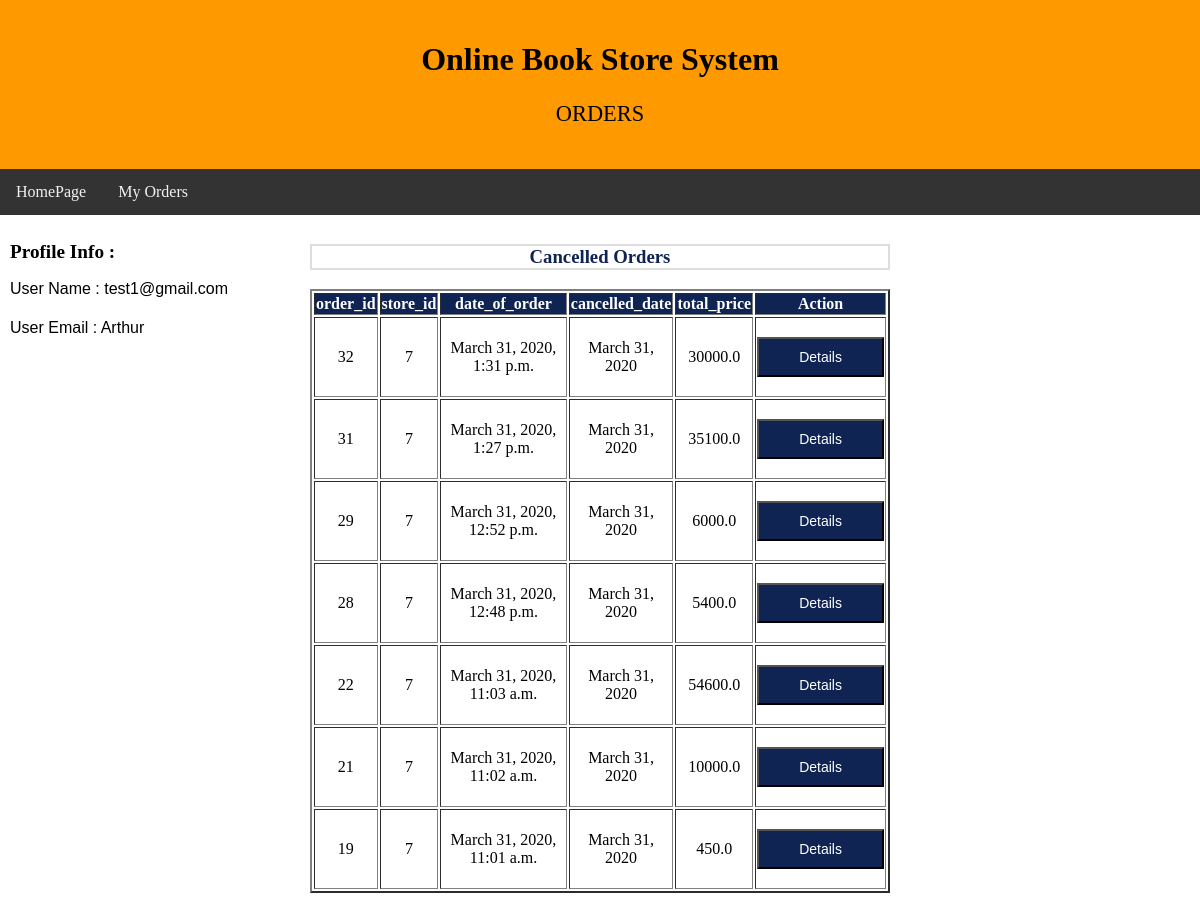
Page /users/userCancelledOrder (signed in) on the committed database.
### newApp/models.py (models this page shows)
class Customer(models.Model):
    user_id         = models.CharField(max_length = 50, primary_key = True)
    email           = models.EmailField()
    password        = models.CharField(max_length = 50)
    first_name      = models.CharField(max_length = 50)
    middle_name     = models.CharField(max_length = 50, null = True)
    last_name       = models.CharField(max_length = 50)
    phone_no        = models.CharField(max_length = 50)
    no_of_addr      = models.IntegerField(default = 1)
    class Meta:
        db_table = "Customer"

class Order(models.Model):
    STATUS_CHOICES  = [('Delivered', 'Delivered'), ('Processing', 'Processing'), ('Cancelled', 'Cancelled')]
    order_id        = models.AutoField(primary_key = True)
    user_id         = models.ForeignKey(Customer, on_delete = models.CASCADE)
    store_id        = models.ForeignKey(Book_store, to_field = 'store_id', db_column = 'store_id', on_delete = models.CASCADE)
    status                  = models.CharField(max_length = 20, choices = STATUS_CHOICES)
    date_of_order           = models.DateTimeField(auto_now_add = True)
    expected_delivery_date  = models.DateField(null = True, blank = True)
    delivered_date          = models.DateField(null = True, blank = True)
    cancelled_date          = models.DateField(null = True, blank = True)
    cancelled_by            = models.CharField(max_length = 20, null = True, blank = True)
    cancellation_remarks    = models.CharField(max_length = 100, null = True, blank = True)
    total_price             = models.FloatField(default = 0.0)
    address_no              = models.IntegerField(default = 0)
    class Meta:
        db_table = "Order"

class Book_store(models.Model):
    store_id        = models.AutoField(primary_key = True)
    store_name      = models.CharField(max_length = 100)
    email           = models.EmailField(unique = True)
    password        = models.CharField(max_length = 50)
    website         = models.CharField(max_length = 50)
    phone_no        = models.CharField(max_length = 10)
    rating          = models.IntegerField(default = 0, null = True)
    address_line1   = models.CharField(max_length = 100)
    address_line2   = models.CharField(max_length = 100)
    city            = models.CharField(max_length = 50)
    district        = models.CharField(max_length = 50)
    state           = models.CharField(max_length = 50)
    zip_code        = models.CharField(max_length = 6)
    class Meta:
        db_table = "Book_store"

### newApp/views.py (the view)
# urls.py: path('users/userCancelledOrder', views.userCancelledOrder, name = 'userCancelledOrder'),
def userCancelledOrder(request):
    if userSessionCheck(request) == True:
        userid = request.session['user_id']
        cursor = connection.cursor()
        query = '''SELECT user_id, first_name, email
                   FROM Customer
                   WHERE user_id=%s'''
        cursor.execute(query, [userid])
        q_result_store = cursor.fetchone()
        user = {}
        username      = q_result_store[2]
        useremail     = q_result_store[1]
        status      = "Cancelled"                                                        #2. Status to be searched
        q_result = Order.objects.filter(user_id = userid, status = status).order_by('-date_of_order')   #3. Selecting all the rows from the Order table with the given store_id and status
        return render(request, 'users/cancelledOrder.html', {'username': username, 'useremail' : useremail,  'q_result' : q_result})
    else:
        messages.error(request, "Not Logged In")
        return redirect('login')

### newApp/views.py (called while the page is built)
def userSessionCheck(request):
    if request.session.has_key('user_id'):
        userid = request.session['user_id']
        cursor = connection.cursor()
        query = '''SELECT *
                   FROM Customer
                   WHERE user_id=%s'''
        cursor.execute(query, [userid])
        q_result = cursor.fetchall()
        userCount = len(q_result)
        if userCount == 1:
            return True
        else:
            return False
    else:
        return False

### newApp/templates/users/cancelledOrder.html (shortened to what this page needs)
<!DOCTYPE html>
<html lang="en">
<head>
</head>
<body>
<div class="header">
  <h1>Online Book Store System</h1>
  <p style="font-family:times new roman;font-size:140%";>ORDERS</p>
</div>
<div class="topnav">
 <a href="/user/profile">HomePage</a>
 <a href="/users/userOrderList">My Orders</a>
</div>
<div class="row">
  <div class="column side">
    <h2 style="font-family:times new roman;font-size:120%";>Profile Info :</h2>
     <p style="font-family:arial;font-size:100%;line-height:1.2";>
     User Name   : {{username}}<br><br>
     User Email  : {{useremail}}<br><br>
    </p>
</div>
  <div class="column middle">
    <h3 style="color:#0f2453;border:2px solid #ddd">Cancelled Orders</h3>
  		{% if q_result %}
            <table border="2" align="center">
                <tr style="background-color: #0f2453">
    						<th style="color: white">order_id</th>
    						<th style="color: white">store_id</th>
                <th style="color: white">date_of_order</th>
                <th style="color: white">cancelled_date</th>
                <th style="color: white">total_price</th>
    						<th style="color: white;margin-right: 1%">Action</th>
                </tr>
                {% for r in q_result %}
                  <tr>
        						<td>{{ r.order_id }}</td>
        						<td>{{ r.store_id.pk }}</td>
        						<td>{{ r.date_of_order }}</td>
        						<td>{{ r.cancelled_date }}</td>
                    <td>{{ r.total_price }}</td>
                    <td><form method="GET"  action="{% url 'userOrderDetails' r.order_id %}">{% csrf_token %}
                          <br><button class="button" style="width: 100%">Details</button><br><br>
                        </form>
                    </td>
                  </tr>
                {% endfor %}
            </table>
  		{% else %}
  			 <h3 align="center">You have no Cancelled Orders</h3>
  		{% endif %}
  </div>
  <div class="column side">
  </div>
</div>
</body>
</html>

### newApp/templates/users/cancelledOrder.html (style rules this page uses)
* { box-sizing: border-box; }
body { margin: 0; }
.header { background-color: #ff9900; padding: 20px; text-align: center; }
.topnav { overflow: hidden; background-color: #333; }
.topnav a { float: left; display: block; color: #f2f2f2; text-align: center; padding: 14px 16px; text-decoration: none; }
.column { float: left; padding: 10px; }
.column.side { width: 25%; }
.column.middle { width: 50%; text-align: center; }
.row:after { content: ""; display: table; clear: both; }
.button { background-color: #0f2453; border: ; color: white; padding: 10px 40px; text-align: center; font-size: 14px; cursor: pointer; }

### rows in the picture
Customer: email "test1@gmail.com"
Order: order_id "32", store_id.pk "7", date_of_order "March 31, 2020, 1:31 p.m.", cancelled_date "March 31, 2020", total_price "30000.0"
Order: order_id "31", store_id.pk "7", date_of_order "March 31, 2020, 1:27 p.m.", cancelled_date "March 31, 2020", total_price "35100.0"
Order: order_id "29", store_id.pk "7", date_of_order "March 31, 2020, 12:52 p.m.", cancelled_date "March 31, 2020", total_price "6000.0"
Order: order_id "28", store_id.pk "7", date_of_order "March 31, 2020, 12:48 p.m.", cancelled_date "March 31, 2020", total_price "5400.0"
Order: order_id "22", store_id.pk "7", date_of_order "March 31, 2020, 11:03 a.m.", cancelled_date "March 31, 2020", total_price "54600.0"
Order: order_id "21", store_id.pk "7", date_of_order "March 31, 2020, 11:02 a.m.", cancelled_date "March 31, 2020", total_price "10000.0"
Order: order_id "19", store_id.pk "7", date_of_order "March 31, 2020, 11:01 a.m.", cancelled_date "March 31, 2020", total_price "450.0"

### other values in the picture
{{ useremail }} "Arthur"
